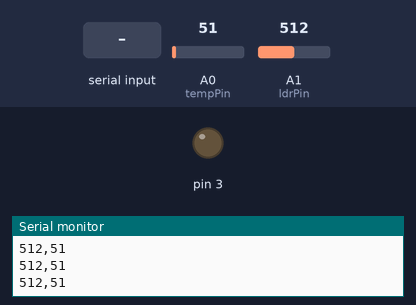
Bench run of a sketch on a simulated Arduino Uno, built with avr-gcc and run on an emulated ATmega328P. Shown: output pins drawn as LEDs (lit = HIGH), the last lines printed to the serial monitor. The test bench sets the inputs (shaded band); at power-on: A0 (tempPin) = 51, A1 (ldrPin) = 512.

Above: at 1.2 s.
1.3 s: "90,45,200\n" received over Serial
At 2.2 s:
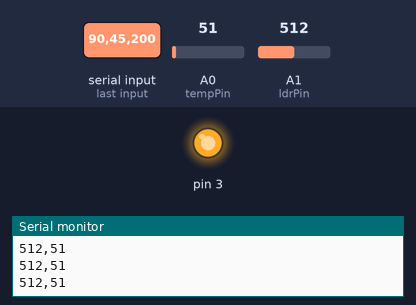
3.0 s: "30,150,10\n" received over Serial
4.5 s: "90,45\n" received over Serial
At 5.5 s:
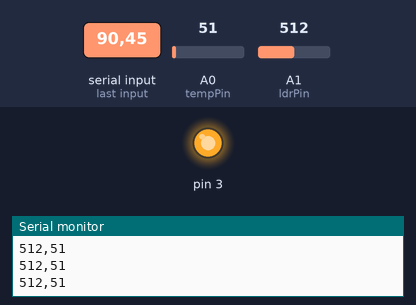
Timing chart, 0 to 7.5 s (numbered marks = the images above; inputs shaded):
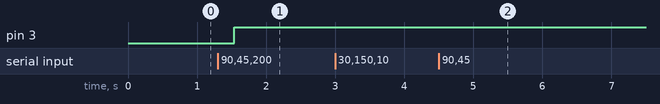

The sketch:

sensors_api_arduino.ino
```cpp
int val;
int tempPin = A0;
int ldrPin = A1;
int value;
int x;
int y;
int z;
char str[20];
void setup()
{
  Serial.begin(9600);
  pinMode(3, OUTPUT);

}
void loop()
{
  Serial.flush();
  val = analogRead(tempPin); // I have ZERO IDEA why, but if I delete this line the ADC gives wrong values
//  Serial.println(val);
  Serial.println( String(analogRead(ldrPin)) + "," + String(analogRead(tempPin)));
  Serial.flush();
//  Serial.println( analogRead(ldrPin));
//  Serial.flush();
//  Serial.println(analogRead(tempPin));

  if (Serial.available() > 0)
  {
    x = Serial.parseInt();
    y = Serial.parseInt();
    z = Serial.parseInt();
  }
  digitalWrite(3, x);
  digitalWrite(4, y);
  digitalWrite(5, z);
  delay(500);

}
```

Measured:
- after the input at 1.3 s, pin 3: LOW → HIGH after 0.24 s
- after the input at 4.5 s, pin 3: stays HIGH (without the input it goes to LOW after 2.0 s)
